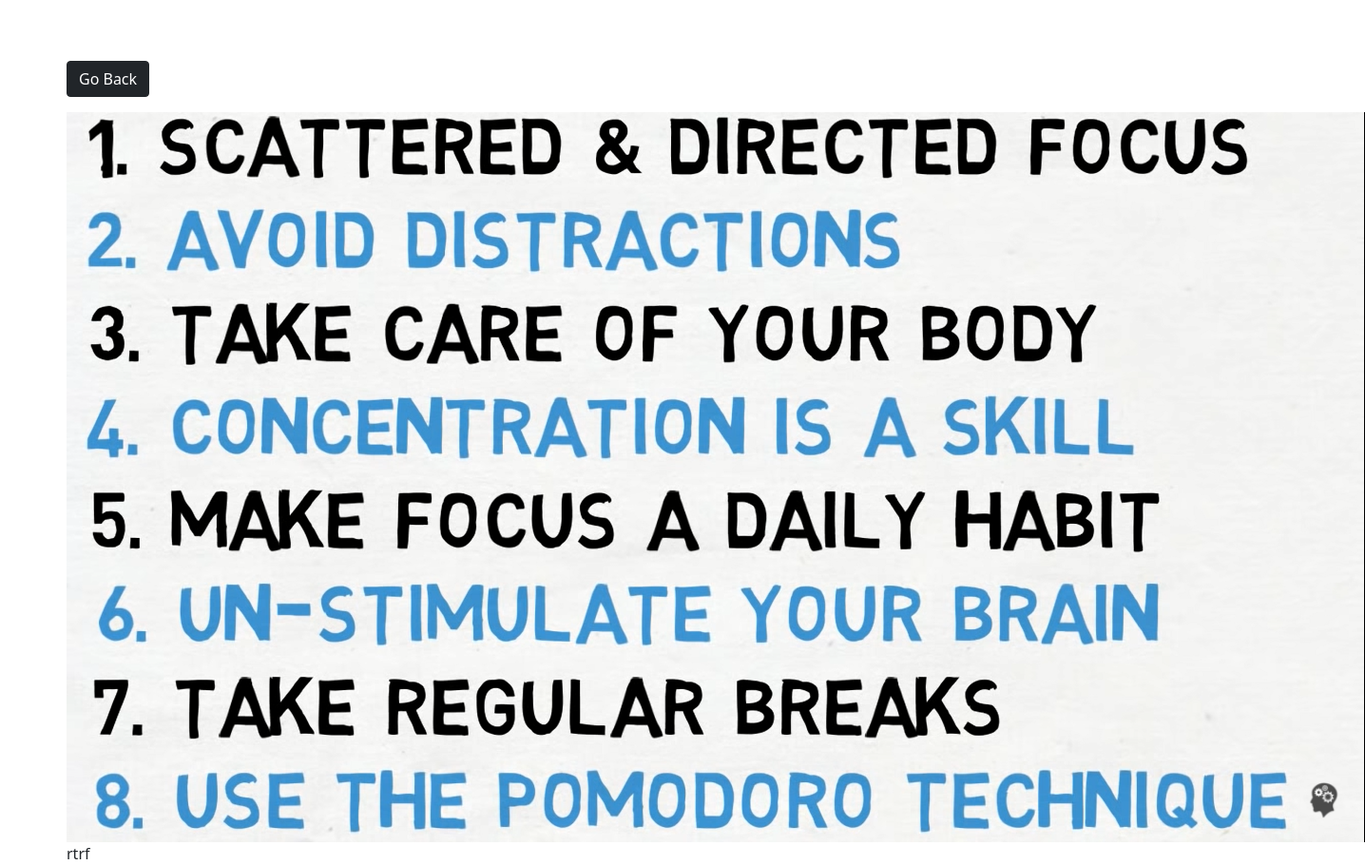
Page /view_photo/4 on the committed database.
### photo/models.py (models this page shows)
class Photo(models.Model):
    category = models.ForeignKey(Category, on_delete=models.SET_NULL, null=True)
    image = models.ImageField(null=False, blank=False, )
    description = models.TextField()

### photo/views.py (the view)
# urls.py: path('view_photo/<str:pk>', views.view_photo, name='view_photo'),
def view_photo(request, pk):
    photo = Photo.objects.get(pk=pk)
    return render(request, 'photo/view_photo.html', {'photo': photo})

### photo/templates/photo/view_photo.html (shortened to what this page needs)
<!DOCTYPE html>
<html lang="en">
<head>
    <link href="https://cdn.jsdelivr.net/npm/bootstrap@5.1.3/dist/css/bootstrap.min.css" rel="stylesheet">
</head>
<body class="m-5">
<div class="container">
    <div class="row justify-content-center">
        <div class="col">
            <a href="{% url 'gallery' %}" class="btn btn-dark my-3">Go Back</a>
        </div>
        <div style="height: 90vh;">
            <img src="{{ photo.image.url }}" alt="">
            <p>{{ photo.description }}</p>
        </div>
    </div>
</div>
</body>
</html>

### rows in the picture
Photo: image (picture), description "rtrf"
